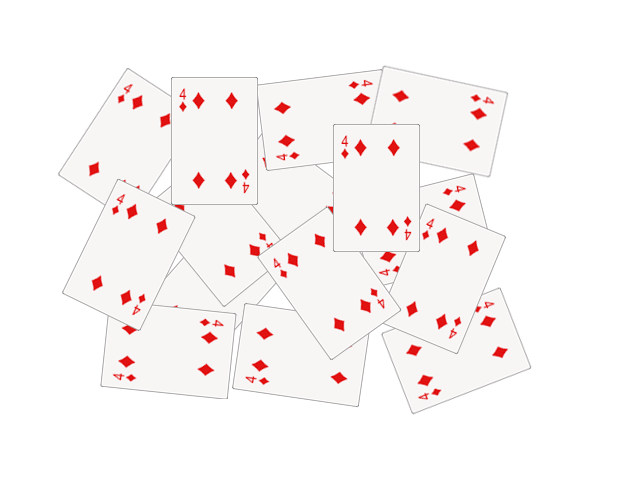
#> input picture project/02-shapesText/cards.png, 640 x 480 px
$ python shape.py
#> lines starting #> are read from the running program, lines starting #| are printed output that depends on the picture
import cv2
import numpy as np

img = cv2.imread('cards.png', 0)
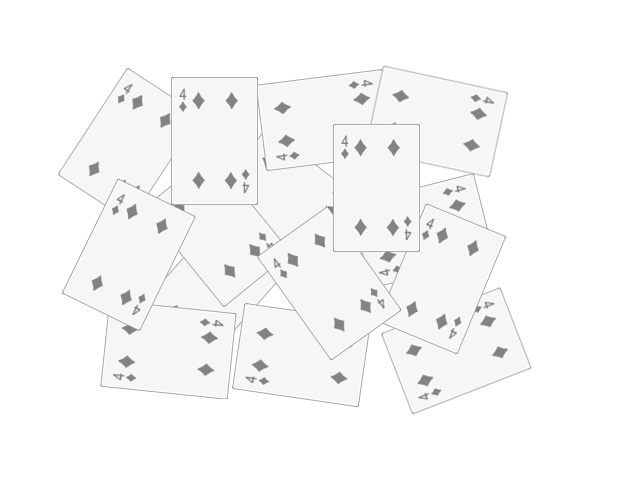
#> img: shape (480, 640); min 110, max 255, mean 248.1
# img = np.zeros([512,512,3],np.uint8) #black background

font = cv2.FONT_ITALIC

img = cv2.line(img, (0, 0), (383, 304), (147, 96, 44,), 10)
img = cv2.arrowedLine(img, (0, 304), (383, 304), (147, 96, 44), 10)
img = cv2.rectangle(img, (400, 150), (298, 200), (147, 96, 44), 5)
img = cv2.circle(img, (490, 244), 50, (0, 250, 0), -1)
img = cv2.putText(img,'working with shapes',(232,31),font,1,(147, 96, 44),2,cv2.LINE_AA)
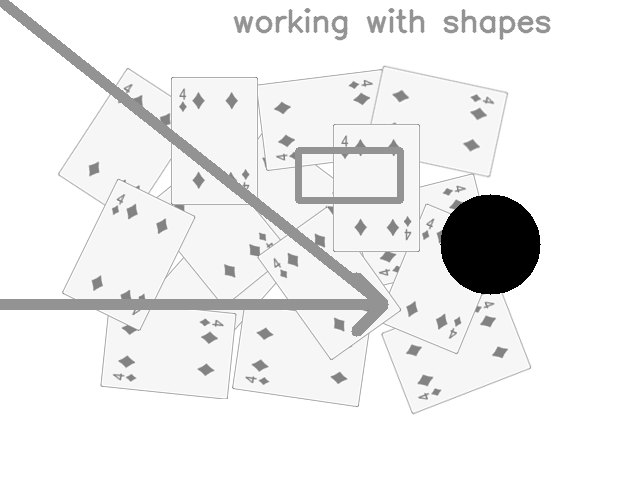
#> img: shape (480, 640); min 0, max 255, mean 237.2

cv2.imshow('image', img)


cv2.waitKey(0)
cv2.destroyAllWindows()
